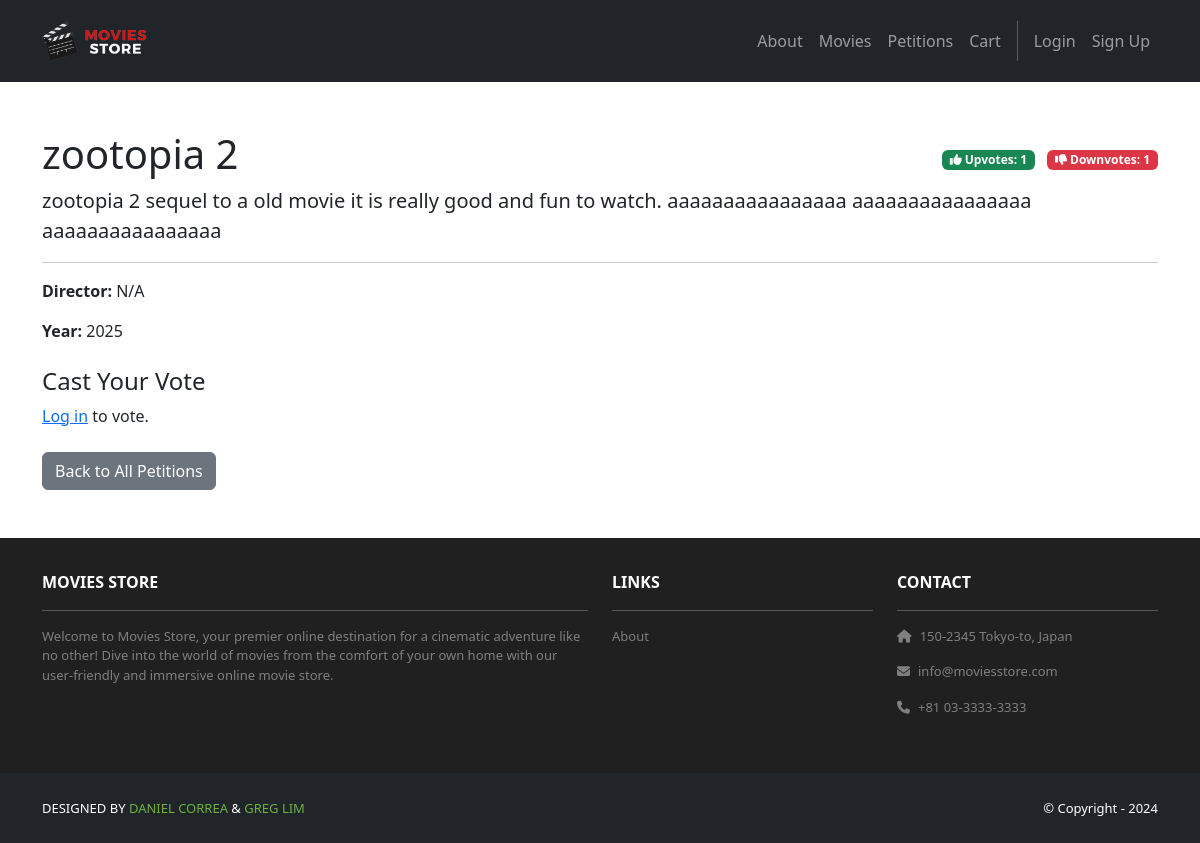
Screenshot of /petitions/2 with the database file from the repository.
### petitions/models.py (models this page shows, shortened)
class Petition(models.Model):
    STATUS_CHOICES = [
        ('pending', 'Pending REVIEW'),
        ('approved', 'Approved'),
        ('rejected', 'Rejected'),
        ('implemented', 'Movie Added'),
    ]
    id = models.AutoField(primary_key=True)
    title = models.CharField(
        max_length = 300,
        help_text = "Movie title you want to create a petition for"
    )
    description = models.TextField(
        validators=[MinLengthValidator(50)],
        help_text = "Why should this movie be added?"
    )
    movie_year = models.IntegerField(
        null = True,
        blank = True,
        help_text = "Release year"
    )
    director = models.CharField(
        max_length=100,
        blank = True,
        help_text = "Director name (optional)"
    )
    genre = models.CharField(
        max_length=50,
        blank = True,
        help_text = "Movie genre optional"
    )
    imdb_link = models.URLField(
        blank = True,
        help_text = "IMDB link optional"
    )
    created_by = models.ForeignKey(
        User,
        on_delete = models.CASCADE,
        related_name = 'created_petitions'
    )
    created_at = models.DateTimeField(auto_now_add=True)
    updated_at = models.DateTimeField(auto_now=True)
    status = models.CharField(
        max_length = 20,
        choices = STATUS_CHOICES,
        default = 'pending'
    )
    admin_notes = models.TextField(
        blank = True,
        help_text="Admin notes"
    )
    def get_upvote_count(self):
        return self.votes.filter(vote_type='up').count()
    def get_downvote_count(self):
        return self.votes.filter(vote_type='down').count()

### petitions/views.py (the view)
# urls.py: path('<int:id>', views.show, name='petitions.show'),
def show(request, id):
    petition = get_object_or_404(Petition, id=id)
    user_vote = None
    if request.user.is_authenticated:
        user_vote = Vote.objects.filter(petition=petition, user=request.user).first()
    template_data = {'petition': petition, 'user_vote': user_vote,}
    return render(request, 'petitions/show.html', {'template_data': template_data})

### petitions/templates/petitions/show.html
{% extends 'base.html' %}
{% block content %}
<div class="container my-5">
    <div class="d-flex justify-content-between align-items-center">
        <h1>{{ template_data.petition.title }}</h1>
        <div>
            <span class="badge bg-success me-2">
                <i class="fas fa-thumbs-up"></i> Upvotes: {{ template_data.petition.get_upvote_count }}
            </span>
            <span class="badge bg-danger">
                <i class="fas fa-thumbs-down"></i> Downvotes: {{ template_data.petition.get_downvote_count }}
            </span>
        </div>
    </div>
    <p class="lead">{{ template_data.petition.description }}</p>
    <hr>
    <p><strong>Director:</strong> {{ template_data.petition.director|default:"N/A" }}</p>
    <p><strong>Year:</strong> {{ template_data.petition.movie_year|default:"N/A" }}</p>
    <div class="my-4">
        <h4>Cast Your Vote</h4>
        {% if user.is_authenticated %}
            <form action="{% url 'petitions.vote' template_data.petition.id %}" method="post" class="d-inline">
                {% csrf_token %}
                <input type="hidden" name="vote_type" value="up">
                <button type="submit" class="btn btn-lg {% if template_data.user_vote.vote_type == 'up' %}btn-success{% else %}btn-outline-success{% endif %} me-2">
                    <i class="fas fa-thumbs-up"></i> Upvote
                </button>
            </form>
            <form action="{% url 'petitions.vote' template_data.petition.id %}" method="post" class="d-inline">
                {% csrf_token %}
                <input type="hidden" name="vote_type" value="down">
                <button type="submit" class="btn btn-lg {% if template_data.user_vote.vote_type == 'down' %}btn-danger{% else %}btn-outline-danger{% endif %}">
                    <i class="fas fa-thumbs-down"></i> Downvote
                </button>
            </form>
            {% if template_data.user_vote %}
                <p class="mt-2"><small>You voted: {{ template_data.user_vote.get_vote_type_display }}</small></p>
            {% endif %}
        {% else %}
            <p><a href="{% url 'login' %}?next={{ request.path }}">Log in</a> to vote.</p>
        {% endif %}
    </div>
    <a href="{% url 'petitions.index' %}" class="btn btn-secondary">Back to All Petitions</a>
</div>
{% endblock %}

### rows the page displays
Petition: petition "zootopia 2", petition.get_upvote_count "1", petition.get_downvote_count "1", petition.description "zootopia 2 sequel to a old movie it is really good and fun to watch. aaaaaaaaaaaaaaaa aaaaaaaaaaaaaaaa aaaaaaaaaaaaaaaa", petition.director "N/A", petition.movie_year "2025"
